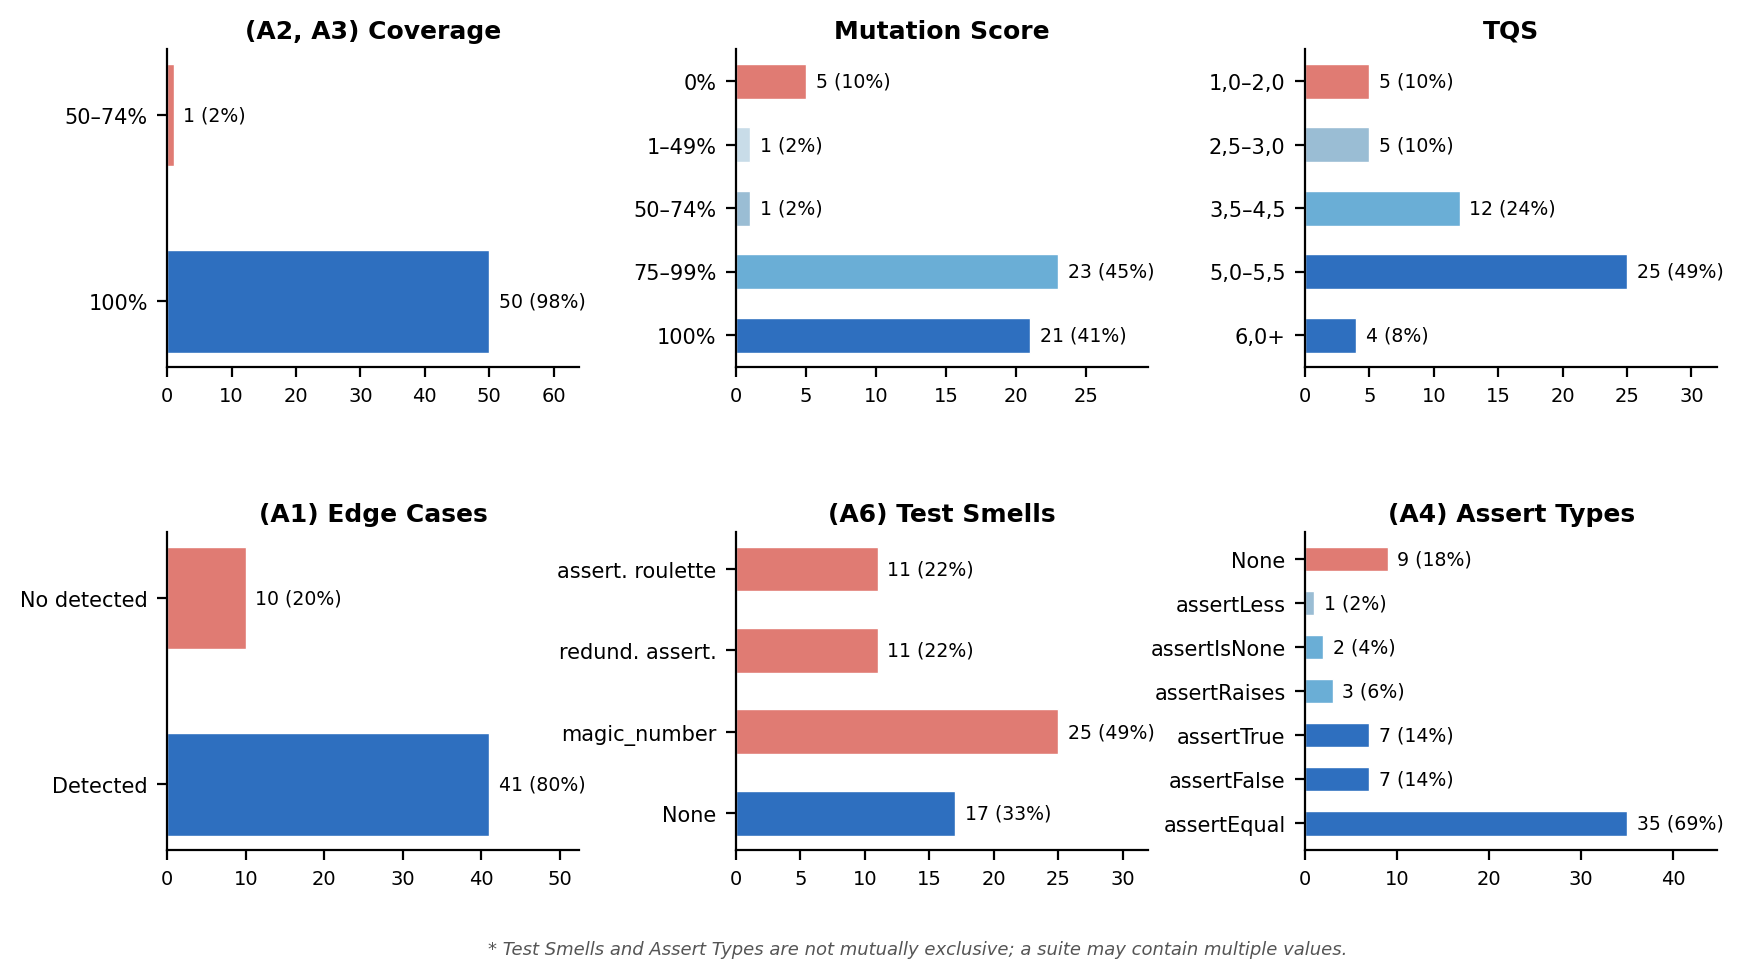

Write the Python code that produced this figure.
import json
import matplotlib.pyplot as plt
import matplotlib.patches as mpatches
import numpy as np

with open("final_dataset_tqs.json", encoding="utf-8") as f:
    data = json.load(f)

N = len(data)  # 51

# ── palette ────────────────────────────────────────────────────────────────
BLUE   = "#2E6FBF"
LBLUE  = "#6AAED6"
GRAY   = "#9ABDD4"
LGRAY  = "#C8DCE8"
RED    = "#C0392B"
LRED   = "#E07B73"

fig, axes = plt.subplots(2, 3, figsize=(10, 5.2))
fig.subplots_adjust(hspace=0.52, wspace=0.38)

# ── helper ─────────────────────────────────────────────────────────────────
def hbar(ax, labels, values, colors, title, xlabel=False):
    y = np.arange(len(labels))
    bars = ax.barh(y, values, color=colors, height=0.55, edgecolor="white", linewidth=0.5)
    ax.set_yticks(y)
    ax.set_yticklabels(labels, fontsize=7.5)
    ax.set_xlim(0, max(values) * 1.28)
    ax.tick_params(axis="x", labelsize=7)
    ax.set_title(title, fontsize=9, fontweight="bold", pad=4)
    ax.spines[["top", "right"]].set_visible(False)
    for bar, val in zip(bars, values):
        pct = val / N * 100
        ax.text(bar.get_width() + max(values) * 0.03,
                bar.get_y() + bar.get_height() / 2,
                f"{val} ({pct:.0f}%)", va="center", fontsize=6.8)
    if xlabel:
        ax.set_xlabel("Suites", fontsize=7)

# ── 1. Coverage ─────────────────────────────────────────────────────────────
ax = axes[0, 0]
labels = ["100%", "50–74%"]
vals   = [50, 1]
colors = [BLUE, LRED]
hbar(ax, labels, vals, colors, "(A2, A3) Coverage")

# ── 2. Mutation Score ────────────────────────────────────────────────────────
ax = axes[0, 1]
labels = ["100%", "75–99%", "50–74%", "1–49%", "0%"]
vals   = [21, 23, 1, 1, 5]
colors = [BLUE, LBLUE, GRAY, LGRAY, LRED]
hbar(ax, labels, vals, colors, "Mutation Score")

# ── 3. TQS ──────────────────────────────────────────────────────────────────
ax = axes[0, 2]
labels = ["6,0+", "5,0–5,5", "3,5–4,5", "2,5–3,0", "1,0–2,0"]
vals   = [4, 25, 12, 5, 5]
colors = [BLUE, BLUE, LBLUE, GRAY, LRED]
hbar(ax, labels, vals, colors, "TQS")

# ── 4. Edge Cases ────────────────────────────────────────────────────────────
ax = axes[1, 0]
labels = ["Detected", "No detected"]
vals   = [41, 10]
colors = [BLUE, LRED]
hbar(ax, labels, vals, colors, "(A1) Edge Cases")

# ── 5. Test Smells ──────────────────────────────────────────────────────────
ax = axes[1, 1]
labels = ["None", "magic_number", "redund. assert.", "assert. roulette"]
vals   = [17, 25, 11, 11]
colors = [BLUE, LRED, LRED, LRED]
hbar(ax, labels, vals, colors, "(A6) Test Smells")

# ── 6. Assert Types ─────────────────────────────────────────────────────────
ax = axes[1, 2]
labels = ["assertEqual", "assertFalse", "assertTrue",
          "assertRaises", "assertIsNone", "assertLess", "None"]
vals   = [35, 7, 7, 3, 2, 1, 9]
colors = [BLUE, BLUE, BLUE, LBLUE, LBLUE, GRAY, LRED]
hbar(ax, labels, vals, colors, "(A4) Assert Types")

# ── footnote ────────────────────────────────────────────────────────────────
fig.text(0.5, 0.01,
         "* Test Smells and Assert Types are not mutually exclusive; a suite may contain multiple values.",
         ha="center", fontsize=6.5, color="#555555", style="italic")

plt.savefig("fig_corpus_distribution.pdf", bbox_inches="tight", dpi=300)
plt.savefig("fig_corpus_distribution.png", bbox_inches="tight", dpi=200)
print("Salvo: fig_corpus_distribution.pdf / .png")
